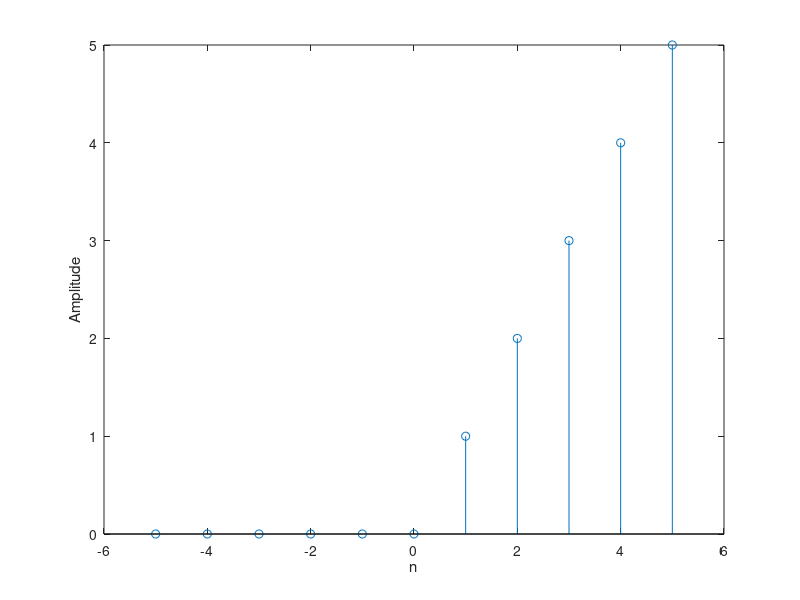

Recreate this plot in MATLAB.
N = input ('enter the size of sequence= ');
t = -N:N;
l = length(t);
for ii = 1:l;
    if t(ii)>=0
        seq(ii)=t(ii);
    else
        seq(ii)=0;
    end;
end;
stem(t,seq);
xlabel('n');
ylabel('Amplitude');
